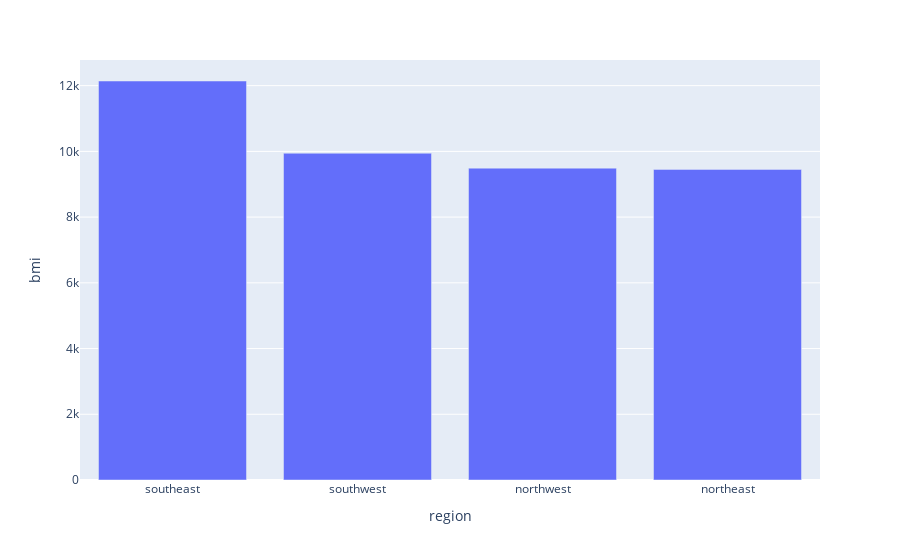

This figure's notebook cell:
### Markdown cell above
Residents of Southwest and Northwest pays the lowest charges of approximately $ 12200 which shows that either they have the same but few number of insured people or the regions are considered less risky by the insurer.

### Code cell
import plotly.express as px
dfu = df.groupby('region')['bmi'].sum().reset_index().sort_values(by='bmi', ascending=False)
px.bar(dfu, dfu['region'], dfu['bmi'])

### Figure 1 — Plotly figure (JSON) as saved in the notebook; plotly's stock layout.template omitted (floating-point values rounded to 4 significant figures)
{"data": [{"alignmentgroup": "True", "hovertemplate": "region=%{x}<br>bmi=%{y}<extra></extra>", "legendgroup": "", "marker": {"color": "#636efa", "pattern": {"shape": ""}}, "name": "", "offsetgroup": "", "orientation": "v", "showlegend": false, "textposition": "auto", "type": "bar", "x": ["southeast", "southwest", "northwest", "northeast"], "xaxis": "x", "y": [12140.0, 9944.0, 9490.0, 9452.0], "yaxis": "y"}], "layout": {"barmode": "relative", "legend": {"tracegroupgap": 0}, "margin": {"t": 60}, "xaxis": {"anchor": "y", "domain": [0, 1], "title": {"text": "region"}}, "yaxis": {"anchor": "x", "domain": [0, 1], "title": {"text": "bmi"}}}}
